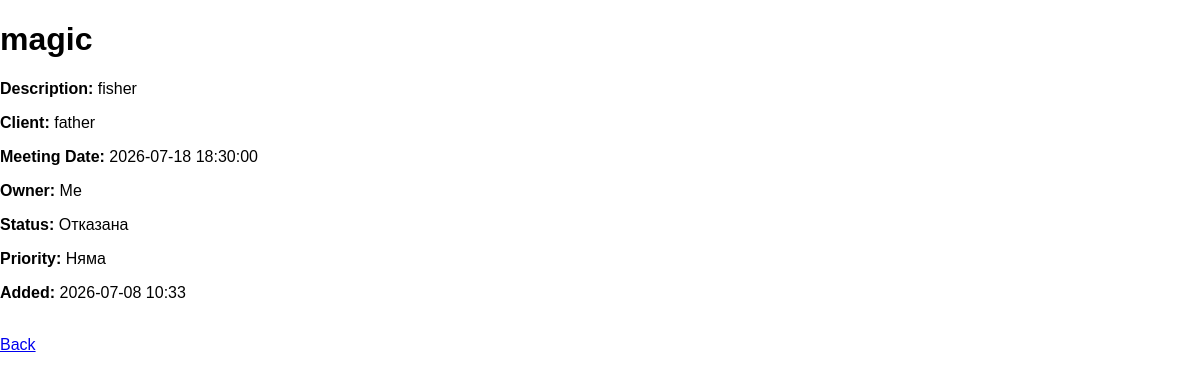
The app's page /idea/3 with its own data.
### Omnilinx.py (models this page shows, shortened)
class Todo(db.Model):
    id = db.Column(db.Integer, primary_key=True)
    title = db.Column(db.String(200), nullable=False)
    description = db.Column(db.String(1000), nullable=False)
    client = db.Column(db.String(100), nullable=False)
    meeting_date = db.Column(db.DateTime, nullable=False)
    owner = db.Column(db.String(100), nullable=False)
    status = db.Column(db.String(30), nullable=False, default='Нова')
    priority = db.Column(db.String(30), nullable=False, default='Няма')
    date_created = db.Column(db.DateTime, default=datetime.utcnow)
    unique_id = db.Column(db.Integer, unique=True, nullable=False)

### Omnilinx.py (the view)
@app.route('/idea/<int:id>')
def idea_details(id):
    idea = Todo.query.get_or_404(id)
    return render_template('idea_details.html', idea=idea)

### templates/idea_details.html
{% extends 'base.html' %}
{% block body %}
<h1>{{ idea.title }}</h1>
<p><strong>Description:</strong> {{ idea.description }}</p>
<p><strong>Client:</strong> {{ idea.client }}</p>
<p><strong>Meeting Date:</strong> {{ idea.meeting_date }}</p>
<p><strong>Owner:</strong> {{ idea.owner }}</p>
<p><strong>Status:</strong> {{ idea.status }}</p>
<p><strong>Priority:</strong> {{ idea.priority }}</p>
<p><strong>Added:</strong> {{ idea.date_created.strftime("%Y-%m-%d %H:%M") }}</p>
<br>
<a href="{{ url_for('index') }}">Back</a>
{% endblock %}

### static/main.css (style rules this page uses)
body { margin: 0; font-family: sans-serif }

### records on screen
Todo: title "magic", description "fisher", client "father", meeting_date "2026-07-18 18:30:00", owner "Me", status "Отказана", priority "Няма", date_created "2026-07-08 10:33"
